Frame 1 (no input): blank canvas, image omitted
Frame 60 (the mouse pressed at the canvas centre just before this capture): blank canvas, image omitted
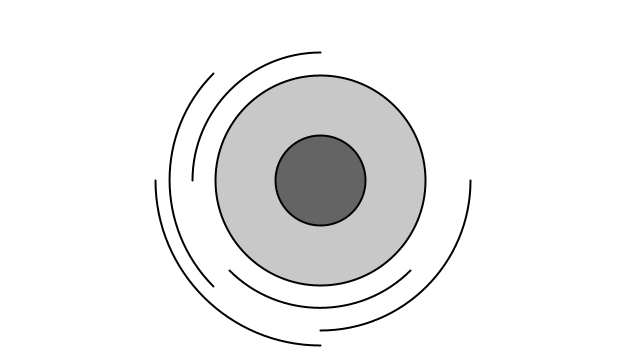
Frame 120 (the mouse held since frame 60 and released just before this capture)

The Processing sketch whose frames 1 and 60 were blank and that drew this single picture after the mouse press (run headless with seeded random() and noise(); from frame 60 on, the mouse is pressed at the canvas centre):

// Processing sketch: application_magnitude
// ── application_magnitude.pde
void setup() {
  size(640,360);
}

void draw() {
  background(255);
  
  PVector mouse = new PVector(mouseX,mouseY);
  PVector center = new PVector(width/2,height/2);
  mouse.sub(center);

  float m = mouse.mag();
  
  float R = 3000/(10+m);
  
  stroke(0);
  strokeWeight(2);
  noFill();
  arc(width/2, height/2, R, R, 0, HALF_PI);
  arc(width/2, height/2, 0.85*R, 0.85*R, QUARTER_PI, QUARTER_PI+HALF_PI);
  arc(width/2, height/2, 1.1*R, 1.1*R, HALF_PI, PI);
  arc(width/2, height/2, R, R, HALF_PI+QUARTER_PI, PI+QUARTER_PI);
  arc(width/2, height/2, 0.85*R, 0.85*R, PI, PI+HALF_PI);
  fill(200);
  circle(width/2, height/2, 0.7*R);
  fill(100);
  circle(width/2, height/2, 0.3*R);
}
